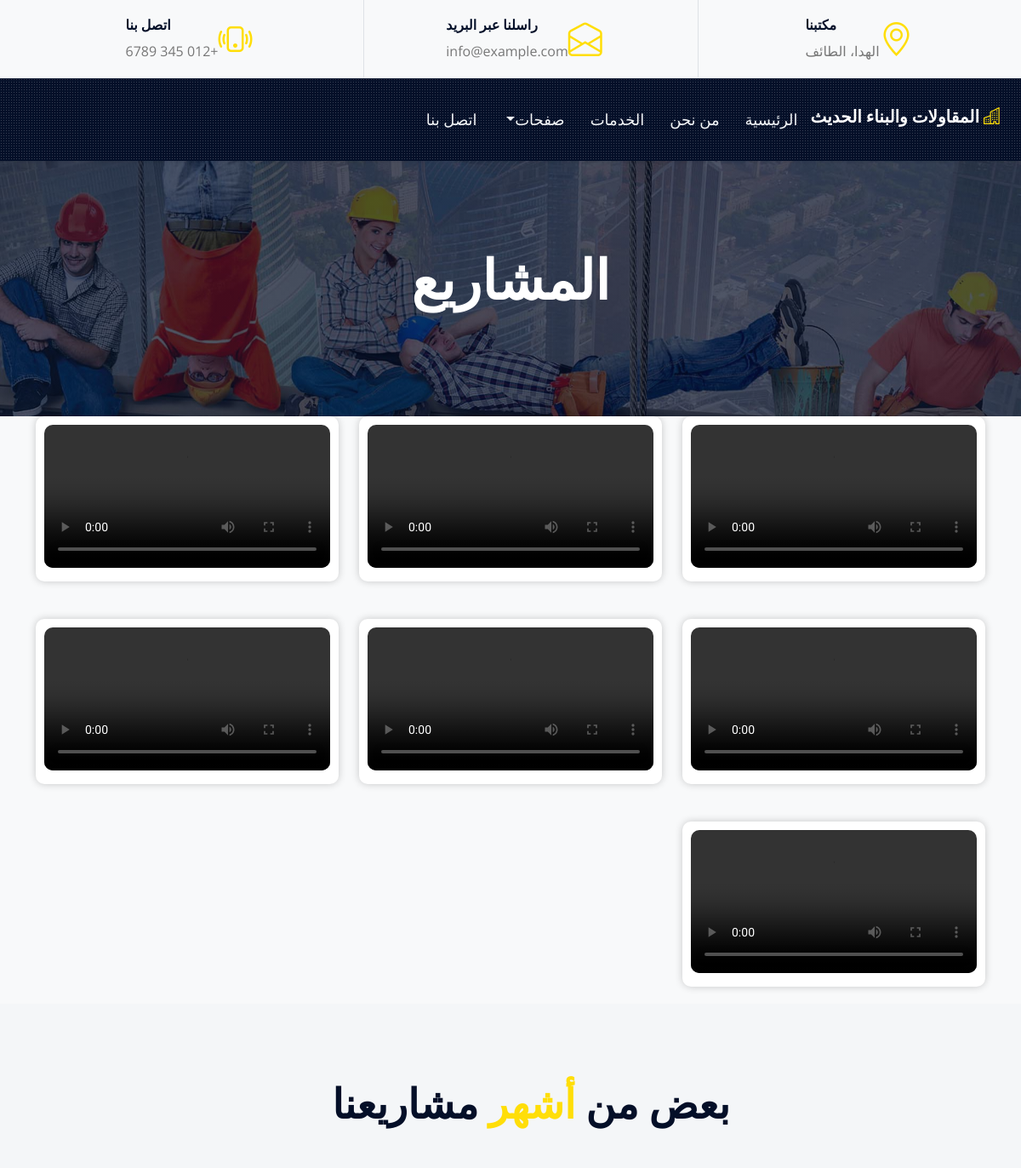
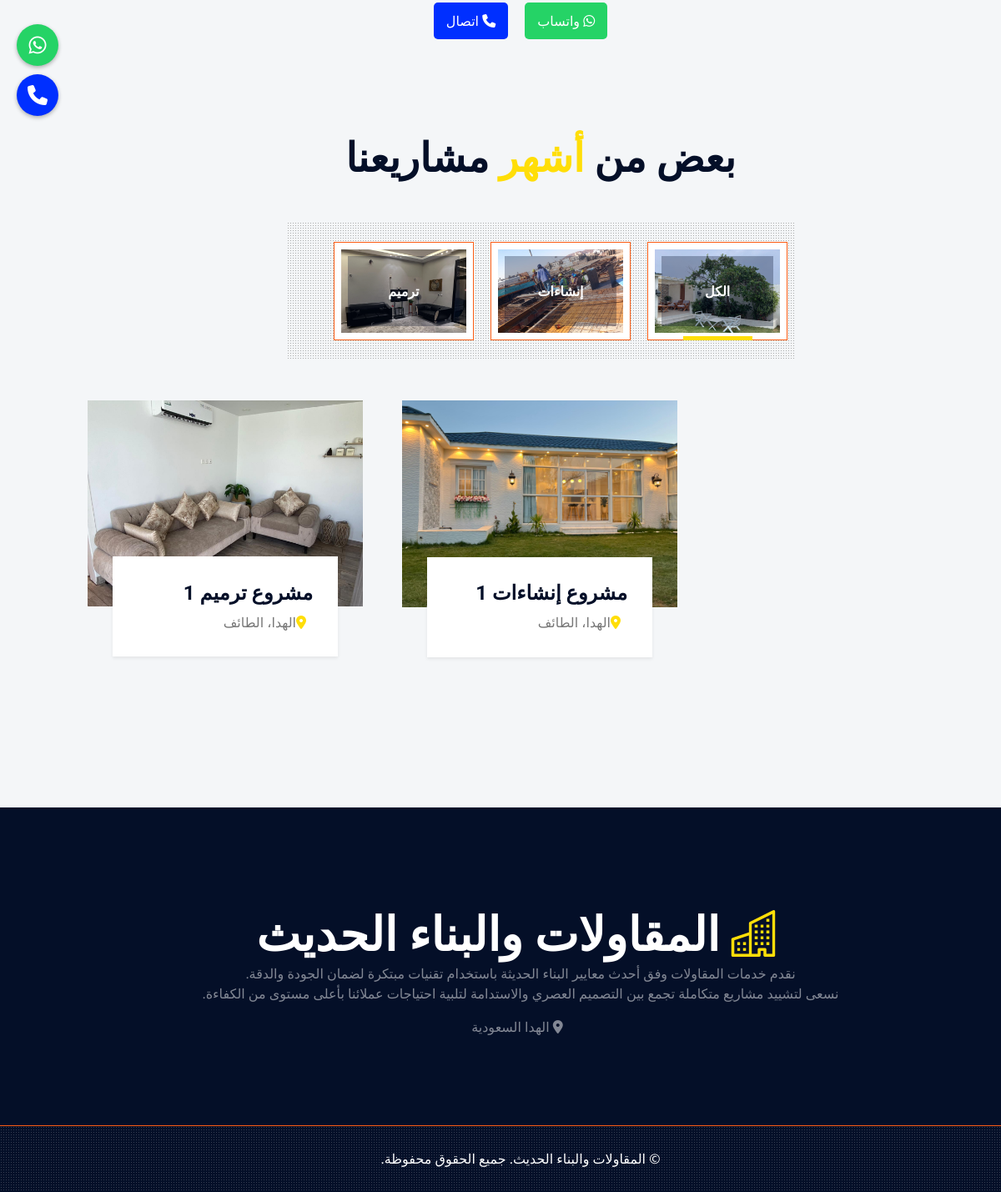
/project.php, run on the app's committed database (2 pictures, top to bottom).
### tables this page shows
CREATE TABLE `settings` (
  `id` int(11) NOT NULL,
  `site_title` varchar(255) NOT NULL,
  `description` text NOT NULL,
  `address` varchar(255) NOT NULL,
  `phone` varchar(50) NOT NULL,
  `whatsapp` varchar(50) NOT NULL,
  `copyright` text DEFAULT NULL,
  `favicon` varchar(255) DEFAULT NULL
);

CREATE TABLE `categories` (
  `id` int(11) NOT NULL,
  `name` varchar(100) NOT NULL,
  `class_name` varchar(50) NOT NULL,
  `image` varchar(255) NOT NULL
);

CREATE TABLE `projects` (
  `id` int(11) NOT NULL,
  `category_id` int(11) NOT NULL,
  `name` varchar(255) NOT NULL,
  `address` varchar(255) NOT NULL,
  `features` text NOT NULL,
  `description` text NOT NULL
);

CREATE TABLE `project_images` (
  `id` int(11) NOT NULL,
  `project_id` int(11) NOT NULL,
  `image_path` varchar(255) NOT NULL
);

### project.php (the view, shortened to what this page needs)
<?php
include("config.php");
?>
    <?php include("include/header.php");?>
    <div class="container-fluid page-header">
        <h1 class="display-3 text-uppercase text-white mb-3">المشاريع</h1>
    </div>
<div class="container">
    <div class="row g-4">
        <div class="col-xl-4 col-lg-4 col-md-6 col-sm-12">
            <div class="video-container">
                <video controls>
                    <source src="img/1.mp4" type="video/mp4">
                </video>
            </div>
        </div>
        <div class="col-xl-4 col-lg-4 col-md-6 col-sm-12">
            <div class="video-container">
                <video controls>
                    <source src="img/2.mp4" type="video/mp4">
                </video>
            </div>
        </div>
        <div class="col-xl-4 col-lg-4 col-md-6 col-sm-12">
            <div class="video-container">
                <video controls>
                    <source src="img/3.mp4" type="video/mp4">
                </video>
            </div>
        </div>
        <div class="col-xl-4 col-lg-4 col-md-6 col-sm-12">
            <div class="video-container">
                <video controls>
                    <source src="img/4.mp4" type="video/mp4">
                </video>
            </div>
        </div>
        <div class="col-xl-4 col-lg-4 col-md-6 col-sm-12">
            <div class="video-container">
                <video controls>
                    <source src="img/5.mp4" type="video/mp4">
                </video>
            </div>
        </div>
            <div class="col-xl-4 col-lg-4 col-md-6 col-sm-12">
            <div class="video-container">
                <video controls>
                    <source src="img/6.mp4" type="video/mp4">
                </video>
            </div>
        </div>
            <div class="col-xl-4 col-lg-4 col-md-6 col-sm-12">
            <div class="video-container">
                <video controls>
                    <source src="img/7.mp4" type="video/mp4">
                </video>
            </div>
        </div>
    </div>
</div>
<div class="container-fluid bg-light py-6 ps-5 pe-0">
    <div class="text-center mx-auto mb-5" style="max-width: 600px;">
        <h1 class="display-5 text-uppercase mb-4">بعض من <span class="text-primary">أشهر</span> مشاريعنا</h1>
    </div>
    <div class="container">
        <div class="contact-buttons">
            <a href="https://wa.me/+967773748697" target="_blank" title="واتساب" class="btn-custom btn-whatsapp">
                <i class="fab fa-whatsapp"></i> واتساب
            </a>
            <a href="tel:+967773748697" class="btn-custom btn-call" title="اتصال">
                <i class="fas fa-phone"></i> اتصال
            </a>
        </div>
    </div>
    <br>
<?php
        $categories_result = mysqli_query($con, "SELECT * FROM categories ORDER BY id");
        $filter = $_GET['filter'] ?? '*';
        if ($filter == '*' || empty($filter)) {
            $projects_result = mysqli_query($con, "SELECT p.*, c.class_name FROM projects p JOIN categories c ON p.category_id = c.id ORDER BY p.id DESC");
        }
?>
<div class="container-fluid bg-light py-6 ps-5 pe-0">
    <div class="text-center mx-auto mb-5" style="max-width: 600px;">
        <h1 class="display-5 text-uppercase mb-4">بعض من <span class="text-primary">أشهر</span> مشاريعنا</h1>
    </div>
    <div class="row gx-5">
        <div class="col-12 text-center">
            <div class="d-inline-block bg-dark-radial text-center pt-4 ps-5 pe-0 mb-5">
                <ul class="list-inline mb-0" id="portfolio-flters" style="position: relative;">
                    <?php while ($cat = mysqli_fetch_assoc($categories_result)): ?>
                        <li class="btn btn-outline-primary bg-white p-2 mx-2 mb-4 <?php echo ($filter == $cat['class_name'] || ($filter == '*' && $cat['class_name'] == '*')) ? 'active' : '' ?>"
                            data-filter="<?php echo htmlspecialchars($cat['class_name']); ?>" style="position: relative;">
                            <a href="?filter=<?php echo urlencode($cat['class_name']); ?>"
                                style="text-decoration:none; color:inherit; position: relative; display: inline-block;">
                                <img src="admin/uploads/<?php echo htmlspecialchars($cat['image']); ?>"
                                    style="width: 150px; height: 100px; object-fit: cover;">
                                <div class="position-absolute top-0 start-0 end-0 bottom-0 m-2 d-flex align-items-center justify-content-center"
                                    style="background: rgba(4, 15, 40, .3);">
                                    <h6 class="text-white text-uppercase m-0"><?php echo htmlspecialchars($cat['name']); ?></h6>
                                </div>
                            </a>
                        </li>
                    <?php endwhile; ?>
                </ul>
            </div>
        </div>
    </div>
    <div class="row g-5 portfolio-container">
        <?php while ($project = mysqli_fetch_assoc($projects_result)): ?>
            <?php
            $proj_id = $project['id'];
            $img_res = mysqli_query($con, "SELECT image_path FROM project_images WHERE project_id = $proj_id LIMIT 1");
            $img = mysqli_fetch_assoc($img_res);
            $img_src = $img ? $img['image_path'] : 'img/default.jpg';
            ?>
            <div class="col-xl-4 col-lg-6 col-md-6 portfolio-item <?php echo htmlspecialchars($project['class_name']); ?>">
                <div class="position-relative portfolio-box">
                    <img class="img-fluid w-100" src="admin/uploads/<?php echo htmlspecialchars($img_src); ?>" alt="<?php echo htmlspecialchars($project['name']); ?>">
                    <a class="portfolio-title shadow-sm" href="project_details.php?id=<?php echo $proj_id; ?>">
                        <p class="h4 text-uppercase"><?php echo htmlspecialchars($project['name']); ?></p>
                        <span class="text-body"><i class="fa fa-map-marker-alt text-primary me-2"></i><?php echo htmlspecialchars($project['address']); ?></span>
                    </a>
                </div>
            </div>
        <?php endwhile; ?>
    </div>
</div>
</div>
<?php include("include/footer.php");?>

### include/header.php (shortened to what this page needs)
<?php
include("config.php");
$query = mysqli_query($con, "SELECT * FROM settings LIMIT 1");
$settings = mysqli_fetch_assoc($query);
?>
<!DOCTYPE html>
<html lang="ar" dir="rtl">
<head>
    <link href="https://cdnjs.cloudflare.com/ajax/libs/font-awesome/5.15.0/css/all.min.css" rel="stylesheet">
    <link href="https://cdn.jsdelivr.net/npm/bootstrap-icons@1.4.1/font/bootstrap-icons.css" rel="stylesheet">
    <link href="lib/owlcarousel/assets/owl.carousel.min.css" rel="stylesheet">
    <link href="lib/tempusdominus/css/tempusdominus-bootstrap-4.min.css" rel="stylesheet" />
    <link href="lib/lightbox/css/lightbox.min.css" rel="stylesheet">
    <link href="css/bootstrap.min.css" rel="stylesheet">
    <link href="css/style.css" rel="stylesheet">
  <link rel="stylesheet" href="https://cdnjs.cloudflare.com/ajax/libs/font-awesome/6.4.0/css/all.min.css">
</head>
<body>
<div class="fixed-icons">
  <a href="https://wa.me/<?php echo $settings['whatsapp']; ?>" target="_blank" title="واتساب">
    <i class="fab fa-whatsapp"></i>
  </a>
  <a href="tel:<?php echo $settings['phone']; ?>" class="phone" style="background-color:#002fff" title="اتصال">
    <i class="fas fa-phone"></i>
  </a>
</div>
    <div class="container-fluid ps-5 pe-0 d-none d-lg-block">
        <div class="row gx-5">
            <div class="col-lg-4 text-center py-3">
                <div class="d-inline-flex align-items-center">
                    <i class="bi bi-geo-alt fs-1 text-primary me-3"></i>
                    <div class="text-start">
                        <h6 class="text-uppercase fw-bold">مكتبنا</h6>
                        <span>الهدا، الطائف</span>
                    </div>
                </div>
            </div>
            <div class="col-lg-4 text-center border-start border-end py-3">
                <div class="d-inline-flex align-items-center">
                    <i class="bi bi-envelope-open fs-1 text-primary me-3"></i>
                    <div class="text-start">
                        <h6 class="text-uppercase fw-bold">راسلنا عبر البريد</h6>
                        <span>info@example.com</span>
                    </div>
                </div>
            </div>
            <div class="col-lg-4 text-center py-3">
                <div class="d-inline-flex align-items-center">
                    <i class="bi bi-phone-vibrate fs-1 text-primary me-3"></i>
                    <div class="text-start">
                        <h6 class="text-uppercase fw-bold">اتصل بنا</h6>
                        <span>+012 345 6789</span>
                    </div>
                </div>
            </div>
        </div>
    </div>
<div class="container-fluid sticky-top bg-dark bg-light-radial shadow-sm ps-5 pe-0 pe-lg-0">
    <nav class="navbar navbar-expand-lg bg-dark bg-light-radial navbar-dark py-3 py-lg-0">
        <a href="index.php" class="navbar-brand">
            <h5 class=" text-white">
                <i class="bi bi-building text-primary me-2"></i>
                 <?php echo $settings['site_title']; ?></h5>
        </a>
        <div class="collapse navbar-collapse" id="navbarCollapse">
            <div class="navbar-nav ms-auto py-0">
                <a href="index.php" class="nav-item nav-link <?php echo basename($_SERVER['PHP_SELF']) == 'index.php' ? 'active' : ''?>">الرئيسية</a>
                <a href="about.php" class="nav-item nav-link <?php echo basename($_SERVER['PHP_SELF']) == 'about.php' ? 'active' : ''?>">من نحن</a>
                <a href="service.php" class="nav-item nav-link <?php echo basename($_SERVER['PHP_SELF']) == 'service.php' ? 'active' : ''?>">الخدمات</a>
                <div class="nav-item dropdown">
                    <a href="#" class="nav-link dropdown-toggle" data-bs-toggle="dropdown">صفحات</a>
                </div>
                <a href="contact.php" class="nav-item nav-link <?php echo basename($_SERVER['PHP_SELF']) == 'contact.php' ? 'active' : ''?>">اتصل بنا</a>
            </div>
        </div>
    </nav>
</div>

### include/footer.php (shortened to what this page needs)
<?php
include("config.php");
$query = mysqli_query($con, "SELECT * FROM settings LIMIT 1");
$settings = mysqli_fetch_assoc($query);
?>
<div class="footer container-fluid position-relative  bg-dark text-center text-white-50 py-6 ps-5 pe-0">
    <div class="row g-5">
        <div class="col-lg-12 pe-lg-6">
            <a href="index.html" class="navbar-brand">
                <h1 class="m-0 display-4 text-uppercase text-white">
                    <i class="bi bi-building text-primary me-2"></i> <?php echo $settings['site_title']; ?></h1>
            </a>
<p><?php echo nl2br($settings['description']); ?></p>
<p><i class="fa fa-map-marker-alt me-2"></i> <?php echo $settings['address']; ?></p>
        </div>
    </div>
</div>
    <div class="container-fluid bg-dark bg-light-radial text-center text-white border-top border-primary px-0 centered-container">
        <div class="d-flex flex-column flex-md-row justify-content-between">
            <div class="py-4 ps-5 pe-0 text-center text-md-start">
<p class="mb-0">
  <?php echo $settings['copyright']; ?>
</p>            </div>
        </div>
    </div>
</body>
</html>

### css/style.css (style rules this page uses)
:root { --primary: #ffde08; --secondary: #FDBE33; --light: #F4F6F8; --dark: #040F28; }
.py-6 { padding-top: 90px; padding-bottom: 90px; }
.btn { position: relative; font-weight: 600; text-transform: uppercase; transition: .5s; }
.btn::after { position: absolute; content: ""; width: 0; height: 5px; bottom: -1px; left: 50%; background: var(--primary); transition: .5s; }
.btn:hover::after, .btn.active::after { width: 50%; left: 25%; }
.bg-dark-radial { background-image: -webkit-repeating-radial-gradient(center center, rgba(0, 0, 0, 0.3), rgba(0, 0, 0, 0.3) 1px, transparent 1px, transparent 100%); background-image: -moz-repeating-radial-gradient(center center, rgba(0, 0, 0, 0.3), rgba(0, 0, 0, 0.3) 1px, transparent 1px, transparent 100%); background-image: -ms-repeating-radial-gradient(center center, rgba(0, 0, 0, 0.3), rgba(0, 0, 0, 0.3) 1px, transparent 1px, transparent 100%); background-image: -o-repeating-radial-gradient(center center, rgba(0, 0, 0, 0.3), rgba(0, 0, 0, 0.3) 1px, transparent 1px, transparent 100%); background-image: repeating-radial-gradient(center center, rgba(0, 0, 0, 0.3), rgba(0, 0, 0, 0.3) 1px, transparent 1px, transparent 100%); background-size: 3px 3px; }
.bg-light-radial { background-image: -webkit-repeating-radial-gradient(center center, rgba(256, 256, 256, 0.2), rgba(256, 256, 256, 0.2) 1px, transparent 1px, transparent 100%); background-image: -moz-repeating-radial-gradient(center center, rgba(256, 256, 256, 0.2), rgba(256, 256, 256, 0.2) 1px, transparent 1px, transparent 100%); background-image: -ms-repeating-radial-gradient(center center, rgba(256, 256, 256, 0.2), rgba(256, 256, 256, 0.2) 1px, transparent 1px, transparent 100%); background-image: -o-repeating-radial-gradient(center center, rgba(256, 256, 256, 0.2), rgba(256, 256, 256, 0.2) 1px, transparent 1px, transparent 100%); background-image: repeating-radial-gradient(center center, rgba(256, 256, 256, 0.2), rgba(256, 256, 256, 0.2) 1px, transparent 1px, transparent 100%); background-size: 3px 3px; }
.navbar-dark .navbar-nav .nav-link { position: relative; padding: 35px 15px; font-size: 18px; text-transform: uppercase; color: var(--light); outline: none; transition: .5s; }
.page-header { height: 300px; display: flex; flex-direction: column; align-items: center; justify-content: center; background: linear-gradient(rgba(4, 15, 40, .7), rgba(4, 15, 40, .7)), url(../img/carousel-1.jpg) center center no-repeat; background-size: cover; }
.portfolio-item { margin-bottom: 60px; }
.portfolio-title { position: absolute; display: flex; flex-direction: column; justify-content: center; height: 120px; padding: 0 30px; right: 30px; left: 30px; bottom: -60px; background: #FFFFFF; z-index: 3; }
.portfolio-box::before, .portfolio-box::after { position: absolute; content: ""; width: 0; height: 100%; top: 0; transition: .5s; z-index: 1; background: rgba(4, 15, 40, .7); }
.portfolio-box::before { left: 0; }
.portfolio-box::after { right: 0; }
@media (min-width: 992px) { .footer::after { content: ""; width: 1px; height: 100%; top: 0; left: 50%; background: var(--primary) } }

### include/header.php (style rules this page uses)
.fixed-icons { position: fixed; top: 50%; left: 20px; z-index: 9999; display: flex; flex-direction: column; gap: 10px; }
.fixed-icons a { display: flex; align-items: center; justify-content: center; width: 50px; height: 50px; border-radius: 50%; background-color: #25D366; color: white; text-decoration: none; font-size: 24px; box-shadow: 0 2px 5px rgba(0,0,0,0.3); }
* { margin: 0; padding: 0; box-sizing: border-box; }
html, body { width: 100%; height: 100%; margin: 0; padding: 0; overflow-x: hidden; background-color: #f8f9fa; }
body { background-color: #f8f9fa; direction: rtl; text-align: right; overflow-x: hidden; }
.container { width: 100%; max-width: 1200px; margin-inline: auto; padding-inline: 15px; }
.row { display: flex; flex-wrap: wrap; margin-inline: -15px; }
@media (min-width: 768px) { .container { max-width: 720px; } }
@media (min-width: 992px) { .container { max-width: 960px; } }
@media (min-width: 1200px) { .container { max-width: 1140px; } }

### include/footer.php (style rules this page uses)
.centered-container { display: flex; justify-content: center; align-items: center; height: 10vh; }

### data on the page
settings: site_title "المقاولات والبناء الحديث", description "نقدم خدمات المقاولات وفق أحدث معايير البناء الحديثة باستخدام تقنيات مبتكرة لضمان الجودة والدقة. نسعى لتشييد مشاريع متكاملة تجمع بين التصميم العصري والاستدامة لتلبية احتياجات عملائنا بأعلى مستوى من الكفاءة.", address "الهدا السعودية", copyright "© المقاولات والبناء الحديث. جميع الحقوق محفوظة."
categories: image (picture), name "الكل"
categories: image (picture), name "إنشاءات"
categories: image (picture), name "ترميم"
projects: project_images.image_path (picture), name "مشروع ترميم 1", address "الهدا، الطائف"
projects: project_images.image_path (picture), name "مشروع إنشاءات 1", address "الهدا، الطائف"
